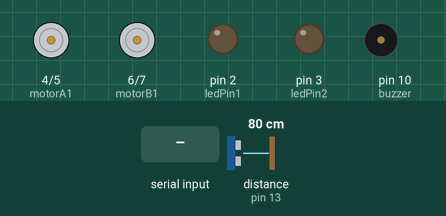
Bench run of a sketch on a simulated Arduino Uno, built with avr-gcc and run on an emulated ATmega328P. On the bench: motor-driver pin pairs drawn as motors (green arrow = first pin HIGH = forward, orange = second pin HIGH = backward, longer = more drive), output pins drawn as LEDs (lit = HIGH), buzzer (waves = sounding). Wiring (inferred from the names in the program): ultrasonic range finder: trigger pin 12; echo pin 13. The test bench sets the inputs (shaded band); at power-on: distance to the obstacle (sensor on pin 13) 80 cm. The echo pulse lasts 58.3 µs per cm; pins used as bus, display or sensor lines are not drawn.

Above: at 1.2 s.
1.3 s: distance to the obstacle (sensor on pin 13) set to 17 cm
2.8 s: distance to the obstacle (sensor on pin 13) set to 14 cm
At 4.0 s:
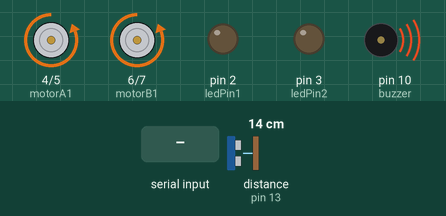
4.3 s: distance to the obstacle (sensor on pin 13) set to 18 cm
At 5.3 s:
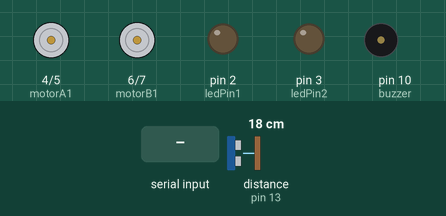
5.8 s: "F" received over Serial
At 6.5 s:
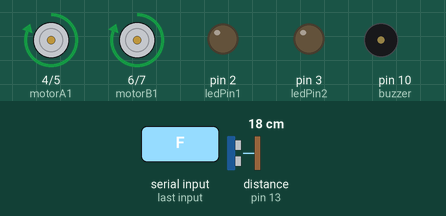
7.3 s: "B" received over Serial
At 7.6 s:
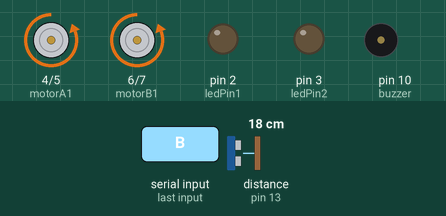
8.8 s: "L" received over Serial
At 9.9 s:
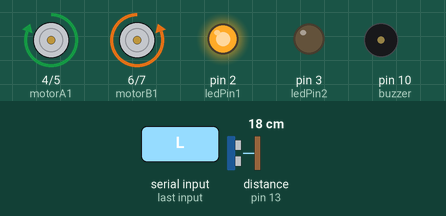
Timing chart, 0 to 11.3 s (numbered marks = the images above; inputs shaded):
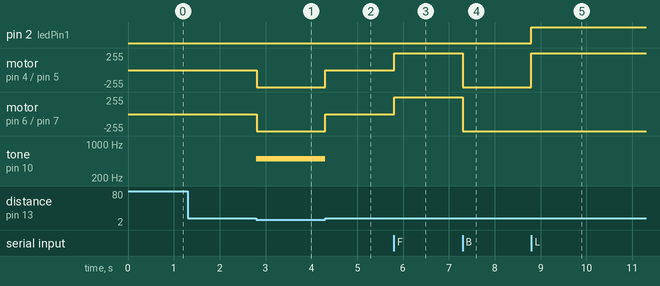

Measured:
- the behaviour switches between 16 and 15 cm on distance to the obstacle (sensor on pin 13) (found by bisection; images 0 and 1)
- after the input at 1.3 s, every drawn part: stays the same
- after the input at 2.8 s, motor on pin 4 (motorA1) / pin 5 (motorA2), motor on pin 6 (motorB1) / pin 7 (motorB2): stopped → backward 255/255 at once; tone on pin 10 (buzzer): silent → 500 Hz at once
- after the input at 4.3 s, motor on pin 4 (motorA1) / pin 5 (motorA2), motor on pin 6 (motorB1) / pin 7 (motorB2): backward 255/255 → stopped at once; tone on pin 10 (buzzer): 500 Hz → silent at once
- after the input at 5.8 s, motor on pin 4 (motorA1) / pin 5 (motorA2), motor on pin 6 (motorB1) / pin 7 (motorB2): stopped → forward 255/255 at once
- after the input at 7.3 s, motor on pin 4 (motorA1) / pin 5 (motorA2), motor on pin 6 (motorB1) / pin 7 (motorB2): forward 255/255 → backward 255/255 at once
- after the input at 8.8 s, pin 2 (ledPin1): LOW → HIGH at once; motor on pin 4 (motorA1) / pin 5 (motorA2): backward 255/255 → forward 255/255 at once

The sketch:

Bluetooth_Control_Code.ino
```cpp
const int trigPin = 12; // Trigger pin for ultrasonic sensor
const int echoPin = 13; // Echo pin for ultrasonic sensor
const int motorA1 = 4; // IN1 for Motor A
const int motorA2 = 5; // IN2 for Motor A
const int motorB1 = 6; // IN3 for Motor B
const int motorB2 = 7; // IN4 for Motor B
const int buzzer = 10;
const int ledPin1 = 2;
const int ledPin2 = 3;

long distance, duration;
void setup() {
  Serial.begin(9600);

  pinMode(trigPin, OUTPUT);
  pinMode(echoPin, INPUT);

  //pinMode(buzzer,OUTPUT);

  pinMode(motorA1, OUTPUT);
  pinMode(motorA2, OUTPUT);
  pinMode(motorB1, OUTPUT);
  pinMode(motorB2, OUTPUT);

  pinMode(ledPin1,OUTPUT);
  pinMode(ledPin2,OUTPUT);

}

void loop() {
  if(Serial.available() > 0){
    char command = Serial.read();
    switch(command){
       case 'F':
        moveForward();
        break;
      case 'B':
        moveBackward();
        break;
      case 'L':
        moveLeft();
        break;
      case 'R':
        moveRight();
        break;
      default:
        stopMotors();
        break;
    }
  }
  if (getDistance() < 15) {
    tone(buzzer,500);
    while(getDistance() < 15){
      tone(buzzer,500);
      moveBackward();
    }
    stopMotors();
  }
  else{
    noTone(buzzer);
  }
}

long getDistance() {
  // Trigger the ultrasonic sensor
  digitalWrite(trigPin, LOW);
  delayMicroseconds(2);
  digitalWrite(trigPin, HIGH);
  delayMicroseconds(10);
  digitalWrite(trigPin, LOW);

  // Read the echo
  duration = pulseIn(echoPin, HIGH);
  return (duration * 0.034) / 2; // Convert to cm
}

void moveForward() {
  if(getDistance() > 15){
    digitalWrite(motorA1, HIGH);
    digitalWrite(motorA2, LOW);
    digitalWrite(motorB1, HIGH);
    digitalWrite(motorB2, LOW);
  }
}
void moveBackward(){
  digitalWrite(motorA1, LOW);
  digitalWrite(motorA2, HIGH);
  digitalWrite(motorB1, LOW);
  digitalWrite(motorB2, HIGH);
}

void moveBackwardForASecond(){
  digitalWrite(motorA1, LOW);
  digitalWrite(motorA2, HIGH);
  digitalWrite(motorB1, LOW);
  digitalWrite(motorB2, HIGH);
  delay(500);
  stopMotors();
}
void stopMotors() {
  digitalWrite(ledPin1,LOW);
  digitalWrite(ledPin2,LOW);
  digitalWrite(motorA1, LOW);
  digitalWrite(motorA2, LOW);
  digitalWrite(motorB1, LOW);
  digitalWrite(motorB2, LOW);
}

void moveLeft() {
  digitalWrite(ledPin1,HIGH);
  digitalWrite(motorA1, HIGH);
  digitalWrite(motorA2, LOW);
  digitalWrite(motorB1, LOW);
  digitalWrite(motorB2, HIGH);
}

void moveRight() {
  digitalWrite(ledPin2,HIGH);
  digitalWrite(motorA1, LOW);
  digitalWrite(motorA2, HIGH);
  digitalWrite(motorB2, LOW);
  digitalWrite(motorB1, HIGH);
}
```
